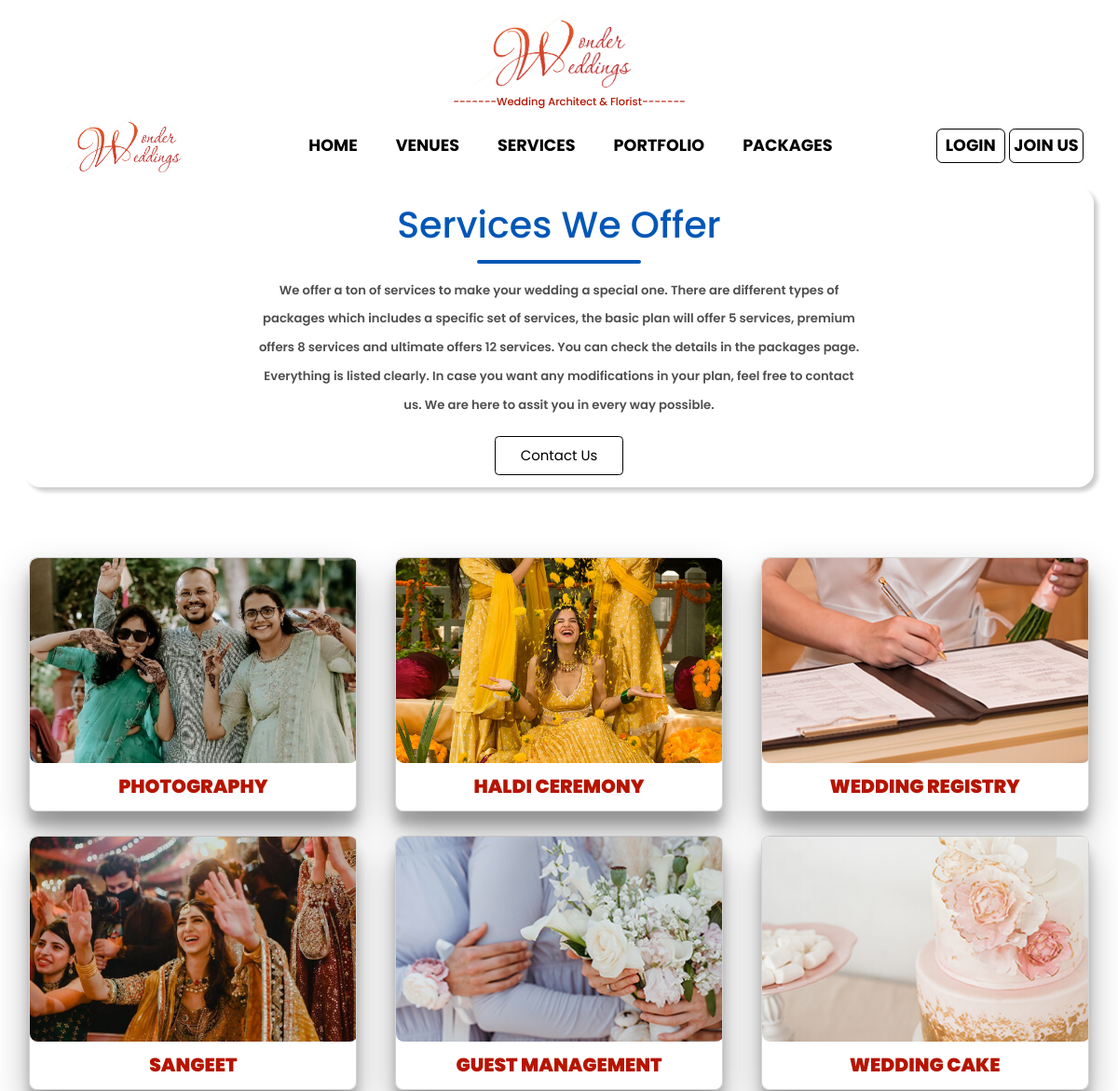
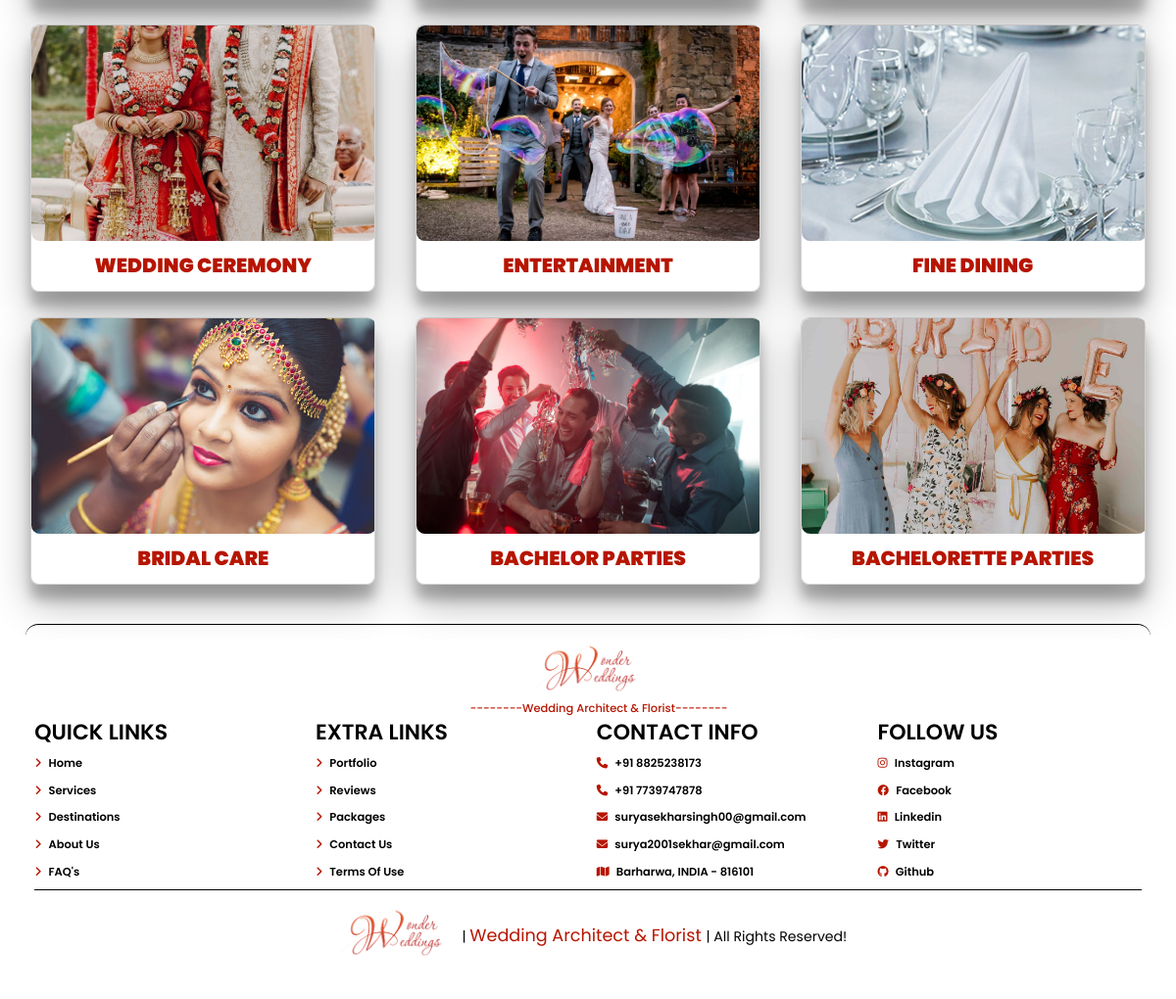
The app's page /service.php with its own data (2 pictures, top to bottom).
### tables this page shows
CREATE TABLE `services` (
  `id` tinyint(4) NOT NULL,
  `service` varchar(50) NOT NULL
);

### service.php (the view, shortened to what this page needs)
<?php
include("include/db_connect.php");
$query = "select * from services";
$result = mysqli_query($conn,$query);
?>
<!DOCTYPE html>
<html lang="en">
<head>
    <?php  include("include/head_links.php");?>
    <link rel="stylesheet" type="text/css" href="css/styleVenues.css" />
</head>
<body class="body">
    <div class="container">
        <?php include("include/header.php"); ?>
        <section class="venues" style="margin-bottom:6rem;">
            <div class="info" >
                <h3>Services we offer</h3>
                <div class="title-dash" style="width:20rem;"></div>
                <p style="width:60%;margin-bottom:0;">We offer a ton of services to make your wedding a special one. There are different types of packages which includes a specific set of services, the basic plan will offer 5 services, premium offers 8 services and ultimate offers 12 services. You can check the details in the packages page. Everything is listed clearly. In case you want any modifications in your plan, feel free to contact us. We are here to assit you in every way possible.</p>
                <a href="contact.php" class="button" style="margin-bottom:1.5rem;margin-top:0;">contact us</a>
            </div>
        </section>
        <div class="card-container d-flex mb-5" style="flex-direction:column;align-items:center;">
                <div class="card-show row ml-3" >
                <?php
                while($row = mysqli_fetch_assoc($result)){
                    $id=$row["id"];
                    $service=$row["service"];
                ?>
                    <div class="col-md-4 my-4">
                        <div class="card" style="width: 40rem;background-color: var(--transparent-white);border-radius: 1rem;box-shadow: var(--box-shadow-service);margin:auto;" >
                            <div class="image">
                                <img src="images/service-slider/service-<?php echo $id;  ?>.jpg" class="card-img-top" alt="..."  id="img-city" style="border-radius:1rem;height:25rem;width:40rem;" />
                            </div>
                            <div class="card-body " style="display:block;text-align:center;">
                                <h2 class="card-title" ><?php echo $service; ?></h2>
                            </div>
                        </div>
                    </div>
                <?php
                }
                ?>
                </div>
            </div>
        <?php include("include/footer.php"); ?>
    </div>
</body>
</html>

### css/style.css (style rules this page uses)
* { padding:0; margin:0; box-sizing: border-box; font-family: 'Poppins', sans-serif; border:none; text-decoration: none; outline:none; }
:root { --white:#fff; --black:rgb(80, 79, 80); --pure-black:#000; --blue:rgb(0, 87, 183); --red:rgb(182, 21, 0); --transparent-white:rgba(255,255,255,.3); --transparent-black:rgba(0,0,0,.6); --border:.2rem solid var(--pure-black); --box-shadow: .5rem .5rem .5rem rgba(0,0,0,0.2); --box-shadow-hover: rgba(0, 0, 0, 0.25) 0px 54px 55px, rgba(0, 0, 0, 0.12) 0px -12px 30px, rgba(0, 0, 0, 0.12) 0px 4px 6px, rgba(0, 0, 0, 0.17) 0px 12px 13px, rgba(0, 0, 0, 0.09) 0px -3px 5px; --brownish:rgb(173, 150, 80); --green:rgb(21, 115, 71); }
html { font-size:60.5%; overflow-x: hidden; }
section { padding:1rem; }
.body { background-image: url(../images/wedding-background5.jpg); opacity:1; background-size: cover; background-position: center; background-attachment: fixed; position: relative; }
.container { max-width:100%; padding: 1rem 2rem; background-color: var(--transparent-white); backdrop-filter: blur(1rem); }
.button { display: inline-block; padding:1rem 3rem; border:var(--border); background: var(--transparent-white); color:var(--pure-black); border-radius: .5rem; font-size:1.7rem; user-select: none; text-decoration: none; text-transform: capitalize; margin-top:1rem; }
.title-dash { background-color: var(--blue); height:.5rem; width:50rem; margin:auto; border-radius: 1rem; }
@media (max-width:1250px) { html { font-size: 55%; } }

### css/styleVenues.css (style rules this page uses)
:root { --white:#fff; --pure-black:#000; --black:rgb(80, 79, 80); --blue:rgb(0, 87, 183); --red:rgb(182, 21, 0); --transparent-white:rgba(255,255,255,.3); --transparent-black:rgba(0,0,0,.6); --border:.2rem solid var(--pure-black); --box-shadow: .5rem .5rem .5rem rgba(0,0,0,0.2); --box-shadow-ultra: 1rem 1rem 1rem rgba(0,0,0,0.2); --box-shadow-hover: rgba(0, 0, 0, 0.25) 0px 54px 55px, rgba(0, 0, 0, 0.12) 0px -12px 30px, rgba(0, 0, 0, 0.12) 0px 4px 6px, rgba(0, 0, 0, 0.17) 0px 12px 13px, rgba(0, 0, 0, 0.09) 0px -3px 5px; --box-shadow-service: rgba(0, 0, 0, 0.3) 0px 19px 38px, rgba(0, 0, 0, 0.22) 0px 15px 12px; --brownish:rgb(173, 150, 80); --font-title: "Montserrat", sans-serif; --font-text: "Lato", sans-serif; }
*::before, *::after { box-sizing: border-box; }
.venues .info { background-color: var(--transparent-white); backdrop-filter: blur(1rem); border-radius: 2rem; box-shadow: var(--box-shadow); text-align:center; display:block; }
.venues.info h3,.info h3 { padding:2rem; padding-bottom: 1rem; text-transform: capitalize; font-size: 4.5rem; color:var(--blue); }
.venues .info p,.info p { padding:0 2rem; padding-bottom: 2rem; font-size: 1.5rem; width:90%; margin:auto; margin-top:1.5rem; margin-bottom: 2rem; line-height: 3.5rem; font-style:normal; font-weight: 600; color:var(--black); }
.card .image { overflow:hidden; }
.card .image img { object-fit: cover !important; transition:.2s linear !important; }
.card-body .card-title { font-family: 'Poppins' , 'Frank Ruhl Libre' !important; font-size:2.3rem !important; text-align: center; margin:.5rem auto; font-weight: 900; text-transform:uppercase; color:var(--red); }

### records on screen
services: shows a picture, service "PHOTOGRAPHY"
services: shows a picture, service "HALDI CEREMONY"
services: shows a picture, service "WEDDING REGISTRY"
services: shows a picture, service "SANGEET"
services: shows a picture, service "GUEST MANAGEMENT"
services: shows a picture, service "WEDDING CAKE"
services: shows a picture, service "WEDDING CEREMONY"
services: shows a picture, service "ENTERTAINMENT"
services: shows a picture, service "FINE DINING"
services: shows a picture, service "BRIDAL CARE"
services: shows a picture, service "BACHELOR PARTIES"
services: shows a picture, service "BACHELORETTE PARTIES"
